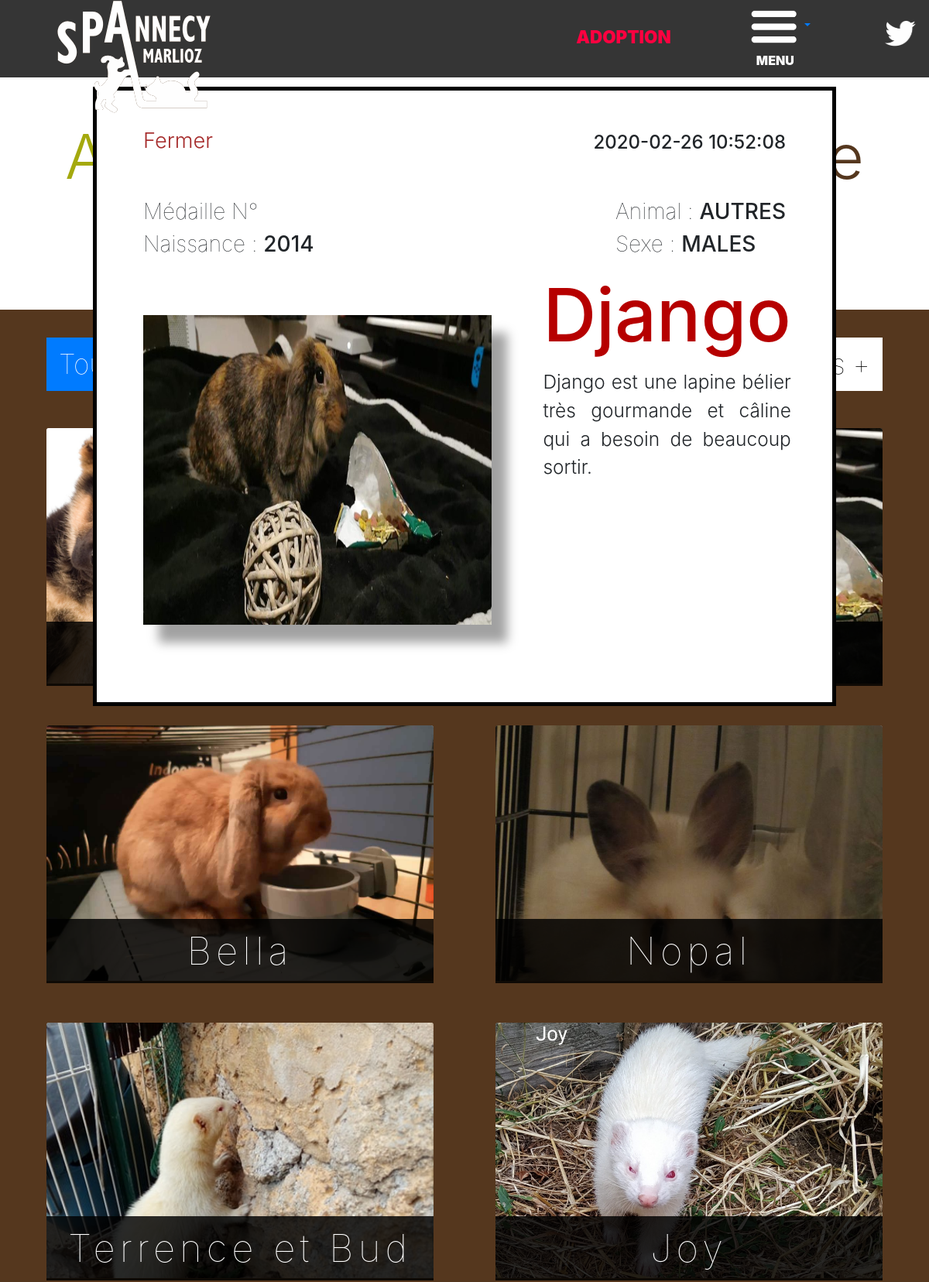
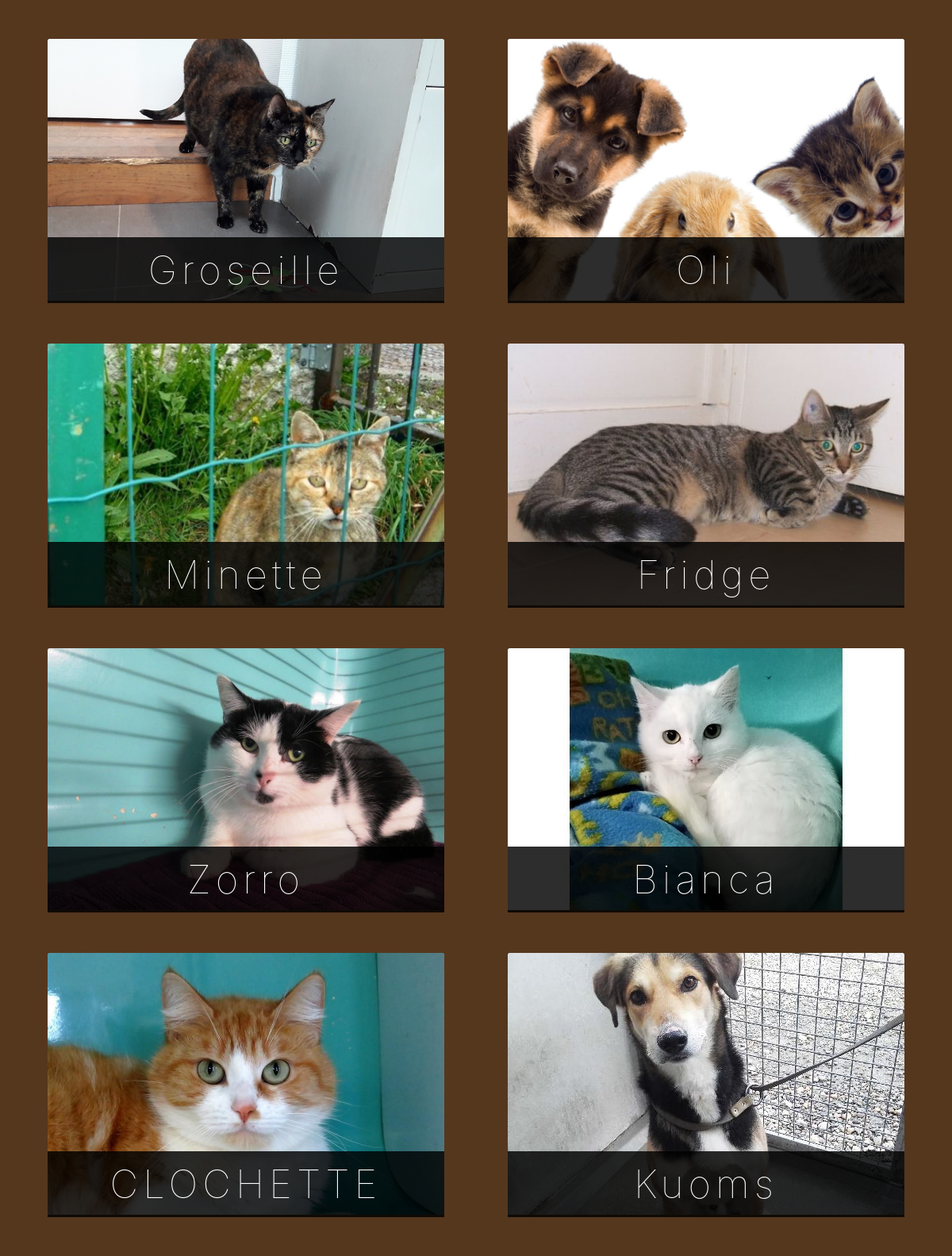
The page /adoption.php?types=Tous&age=Tous&name=Django&id=106 (upper part) on the database its author committed (2 pictures, top to bottom).
### tables this page shows
CREATE TABLE `animals` (
  `id` int(11) NOT NULL,
  `types` text NOT NULL,
  `medaille` text NOT NULL,
  `date` datetime NOT NULL DEFAULT current_timestamp(),
  `sexe` text NOT NULL,
  `birthday` text NOT NULL,
  `description` text NOT NULL,
  `picture` text NOT NULL,
  `name` text NOT NULL
);

### composants/foreach-animal.php (the view)
<?php while($animal = $req->fetch()){
array_push($animals, $animal);
}
foreach(array_reverse($animals) as $animal){?>
    <div class="card">
            <img class="card-img-top" src="<?= $animal['picture'] ?>" alt="animal image">
        <a href="../adoption.php?types=<?= $_GET['types'] ?>&age=<?= $_GET['age'] ?>&name=<?= $animal['name']?>&id=<?= $animal['id']?>">
            <div class="card-img-overlay">
                <div class="filterOpacity">
                    <h4 class="card-title"><?= $animal['name'] ?></h4>
                </div>
            </div>
        </a>
    </div>
<?php } ?>

### adoption.php (shortened to what this page needs)
<?php
    require('database/connection.php');
    if(!empty($_GET['age'])){
        if($_GET['age'] == 1){
            $date = date("Y");
            $birthday = $date - 1;
            $max = $date;
            $unknow = "none";
        }else if($_GET['age'] == 5){
            $date = date("Y");
            $max = $date - 1;
            $birthday = $date - 5;
            $unknow = "none";
        }else if($_GET['age'] == "Tous"){
            $birthday = 1950;
            $max = 2020;
            $unknow = "Inconnue";
        }else if($_GET['age'] == 6){
            $date = date("Y");
            $birthday = 1950;
            $max = $date - 6;
            $unknow = "none";
        }else {
            $date = date("Y");
            $birthday = 1950;
            $max = 2020;
            $unknow = "Inconnue";
        }
    }else {
        $date = date("Y");
        $birthday = 1950;
        $max = 2020;
        $unknow = "Inconnue";
    }
?>
<!DOCTYPE html>
<html lang="fr">
<head>
    <? include('composants/parameters.php'); ?>
    <link rel="stylesheet" href="css/adoption.css">
</head>
<body>
    <header>
        <? include('composants/nav-bar.php'); ?>
    </header>
    <?php if(isset($_GET['name']) && isset($_GET['id'])) {
        $name = htmlspecialchars($_GET['name']);
        $id = htmlspecialchars($_GET['id']);
        $req = $db->prepare('SELECT * FROM animals WHERE name = ? AND id = ?');
        $req->execute(array($name, $id));
        $currAnimal = $req->fetch(); ?>
        <div class="popUp bg-white">
            <div class="row2 align">
                <a href="../adoption.php?types=<?= $_GET['types'] ?>&age=<?= $_GET['age'] ?>">Fermer</a>
                <h4><?= $currAnimal['date'] ?></h4>
            </div>
            <div class="row1">
                <div class="medal">
                    <h3>Médaille N°<span> <?= $currAnimal['medaille'] ?></span></h3>
                    <h3>Naissance : <span><?= $currAnimal['birthday'] ?></span></h3>
                </div>
                <div class="animal-sexe">
                    <h3>Animal : <span><?= $currAnimal['types'] ?></span></h3>
                    <h3>Sexe : <span><?= $currAnimal['sexe'] ?></span></h3>
                </div>
            </div>
            <div class="row3">
                <img id="defaultImage" src="<?= $currAnimal['picture'] ?>" alt="Photo de l'animal">
                <div class="column">
                    <h2> <?= $currAnimal['name'] ?> </h2>
                    <p><?= preg_replace("~[\r\n]+~", '</p><p>', $currAnimal['description'])  ?></p>
                </div>
            </div>
        </div>
    <?php } ?>
    <h1 class="title"><span class="green">Adoption</span> ils n’attendent que vous !</h1>
    <div class="divBrown">
        <div class="categories">
            <ul class="nav nav-pills mb-3" id="pills-tab" role="tablist">
                <li class="nav-item">
                    <a class="nav-link <?= $_GET['types'] == "Tous" ? "active" : "" ?> <?= $_GET['age'] == "" ? "active" : "" ?>" href="../adoption.php?types=Tous&age=<?= $_GET['age'] ?>">Tous</a>
                </li>
                <li class="nav-item">
                    <a class="nav-link <?= $_GET['types'] == "Chien" ? "active" : "" ?>"  href="../adoption.php?types=Chien&age=<?= $_GET['age'] ?>">Chien</a>
                </li>
                <li class="nav-item">
                    <a class="nav-link <?= $_GET['types'] == "Chat" ? "active" : "" ?>"  href="../adoption.php?types=Chat&age=<?= $_GET['age'] ?>">Chat</a>
                </li>
                <li class="nav-item">
                    <a class="nav-link <?= $_GET['types'] == "Autres" ? "active" : "" ?>"  href="../adoption.php?types=Autres&age=<?= $_GET['age'] ?>">Autres</a>
                </li>
            </ul>
            <ul class="nav nav-pills mb-3" id="pills-tab2" role="tablist">
            <li class="nav-item">
                    <a class="nav-link <?= $_GET['age'] == "Tous" ? "active" : "" ?> <?= $_GET['age'] == "" ? "active" : "" ?>" href="../adoption.php?types=<?= $_GET['types'] ?>&age=Tous">Tous</a>
                </li>
                <li class="nav-item">
                    <a class="nav-link <?= $_GET['age'] == "1" ? "active" : "" ?>" href="../adoption.php?types=<?= $_GET['types'] ?>&age=1">< 1 ans</a>
                </li>
                <li class="nav-item">
                    <a class="nav-link <?= $_GET['age'] == "5" ? "active" : "" ?>" href="../adoption.php?types=<?= $_GET['types'] ?>&age=5">1 à 5 ans</a>
                </li>
                <li class="nav-item">
                    <a class="nav-link <?= $_GET['age'] == "6" ? "active" : "" ?>" href="../adoption.php?types=<?= $_GET['types'] ?>&age=6">6 ans +</a>
                </li>
            </ul>
        </div>
        <div class="pets">
            <?php
            if(!empty($_GET['types'])){
                if($_GET['types'] == "Chien"){
                    $types = 'CHIEN';
                    $isTypes = 1;
                }else if($_GET['types'] == "Chat"){
                    $types = 'CHAT' ;
                    $isTypes = 1;
                }else if($_GET['types'] == "Autres"){
                    $types = 'AUTRES' ;
                    $isTypes = 1;
                }else if($_GET['types'] == "Tous"){
                    $req = $db->prepare('SELECT * FROM animals WHERE birthday >= ? AND birthday <= ? OR birthday = ?');
                    $req->execute(array($birthday, $max, $unknow));
                    $animals = array();
                    include('composants/foreach-animal.php');
                }
            }else {
                $isTypes = 0;
                $req = $db->prepare('SELECT * FROM animals WHERE birthday >= ? AND birthday <= ? OR birthday = ?');
                $req->execute(array($birthday, $max, $unknow));
                $animals = array();
                include('composants/foreach-animal.php');
            }
            ?>
        </div>
    </div>
</body>
</html>

### css/default.css (style rules this page uses)
body { margin: 0; padding: 0; font-family: Arial, Helvetica, sans-serif; box-sizing: border-box; }
.title { text-align: center; color: white; margin: 0; padding: 1.5% 0; font-size: 5em; font-weight: 300; letter-spacing: 0.08em; }
.divBrown { background-color: #55371E; }
.green { color: #A4A90E; }

### css/adoption.css (style rules this page uses)
.card a { color: none; text-decoration: none; }
.pets { display: flex; flex-direction: row; justify-content: space-between; flex-wrap: wrap; }
.pets img { object-position: 0 20%; height: 100%; object-fit: cover; }
.pets .card { width: 500px; height: 330px; border: none; margin-top: 3%; margin-bottom: 2%; }
.pets .card-title { text-align: center; letter-spacing: 6px; padding: 2.4% 0; margin-top: 50%; margin-bottom: 0; color: rgb(255, 255, 255); font-size: 1.4em; font-weight: 100; }
.card-img-overlay { padding: 0; }
.filterOpacity { background-color: rgba(0, 0, 0, 0.822); }
.title { margin: 3% 0; color: #55371E; letter-spacing: 0px; }
.divBrown { padding: 3% 5%; }
.divBrown a { color: black; font-size: 2.2em; font-weight: 100; }
.divBrown .nav-pills .nav-link.active { border-radius: 0; }
.categories { display: flex; flex-direction: row; justify-content: space-between; }
.divBrown ul { width: auto; background-color: white; }
.popUp { min-height: 800px; min-width: 70%; padding: 1% 5%; font-size: 1.7em; font-weight: 100; margin: 1% 10%; display: flex; flex-direction: column; z-index: 5; position: absolute; }
.popUp h2 { margin: 3% 0; font-weight: 500; color: #B60000; font-size: 3.5em; text-align: center; }
.popUp h3 { font-weight: 100; }
.popUp h4 { padding-top: 1%; text-align: right; }
.popUp a { text-decoration: none; color: brown; font-weight: 300; }
.popUp span { font-weight: 500; }
.popUp img { min-height: 400px; }
.row1 { display: flex; flex-direction: row; justify-content: space-between; margin-top: 6%; }
.align { margin-top: 4%; }
.row2 { display: flex; flex-direction: row; justify-content: space-between; }
.row3 { display: flex; flex-direction: row; justify-content: space-between; }
.row3 p { font-size: 0.9em; font-weight: 300; margin: 0.5% 0; text-align: justify; }
.row3 p:last-child { margin-bottom: 100px; }
.column { display: flex; flex-direction: column; }
.animal-sexe, .medal { display: flex; flex-direction: column; }
.bg-white { border: 5px solid black; }
.popUp img { margin: 2% 0%; max-height: 600px; max-width: 450px; box-shadow: 20px 23px 13px rgba(0, 0, 0, 0.37); }
#defaultImage { margin: 8% 8% 5% 0; }

### rows shown on the page
animals: date "2020-02-26 10:52:08", birthday "2014", types "AUTRES", sexe "MALES", picture (picture), name "Django", description "Django est une lapine bélier très gourmande et câline qui a besoin de beaucoup sortir."
animals: picture (picture), name "Bella"
animals: picture (picture), name "Nopal"
animals: picture (picture), name "Terrence et Bud"
animals: picture (picture), name "Joy"
animals: picture (picture), name "Groseille"
animals: picture (placeholder picture), name "Oli"
animals: picture (picture), name "Minette"
animals: picture (picture), name "Fridge"
animals: picture (picture), name "Zorro"
animals: picture (picture), name "Bianca"
animals: picture (picture), name "CLOCHETTE"
animals: picture (picture), name "Kuoms"
